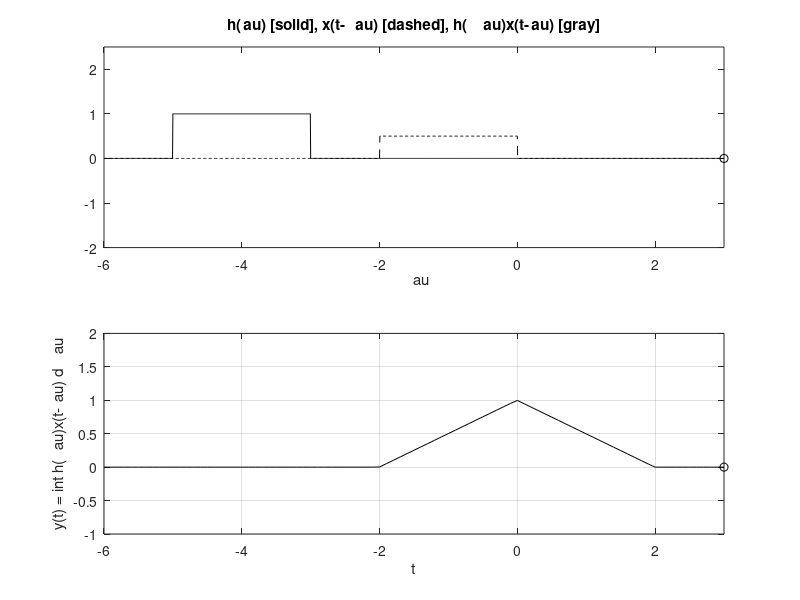

This chart was generated by the following MATLAB code:
% CH2MP4.m : Chapter 2, MATLAB Program 4
% Script M-file graphically demonstrates the convolution process.figure(1) 
% Create figure window and make visible on screen
%B.3 b)
figure(1)
u = @(t) 1.0*(t>=0);
A= 0.5;
B = 1;
x = @(t) A*(u(t-3)-u(t-5));
h = @(t) B*(u(t+5)-u(t+3));
dtau = 0.005;
tau = -6:dtau:3;
ti = 0; 
tvec = -6:.1:3;
y = NaN*zeros(1,length(tvec));
% Pre-allocate memory
for t = tvec
    ti = ti+1; % Time index
    xh = x(t-tau).*h(tau); 
    lxh = length(xh);
    y(ti) = sum(xh.*dtau); 
    % Trapezoidal approximation of convolution integral
    subplot(2,1,1),plot(tau,h(tau),"k-",tau,x(t-tau),"k--",t,0,"ok");
    axis([tau(1) tau(end) -2.0 2.5]);
    patch([tau(1:end-1);tau(1:end-1);tau(2:end);tau(2:end)],...
        [zeros(1,lxh-1);xh(1:end-1);xh(2:end);zeros(1,lxh-1)],...
        [.8 .8 .8],"edgecolor","none");
    xlabel("\tau"); title("h(\tau) [solid], x(t-\tau) [dashed], h(\tau)x(t-\tau) [gray]");
    c = get(gca,'children'); set(gca,'children',[c(2);c(3);c(4);c(1)]);
    subplot(2,1,2),plot(tvec,y,"k",tvec(ti),y(ti),"ok");
    xlabel("t"); ylabel("y(t) = \int h(\tau)x(t-\tau) d\tau");
    axis([tau(1) tau(end) -1.0 2.0]);
    grid;
    drawnow;
end